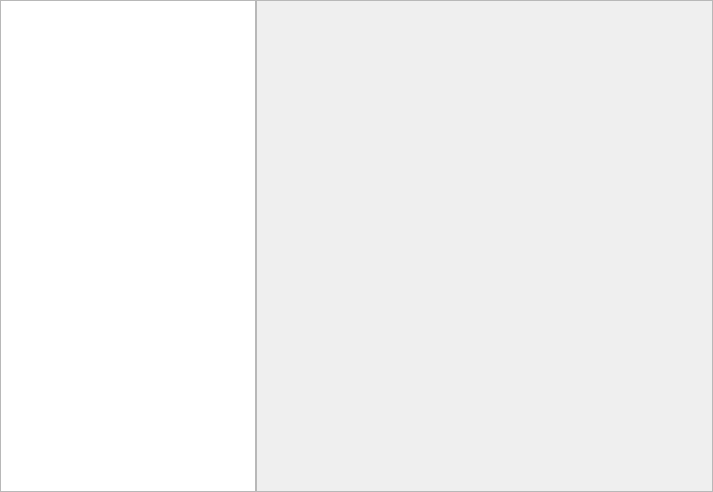
<?xml version="1.0" encoding="UTF-8"?>
<ui version="4.0">
 <class>FileSystemViewPage</class>
 <widget class="QWidget" name="FileSystemViewPage">
  <property name="geometry">
   <rect>
    <x>0</x>
    <y>0</y>
    <width>713</width>
    <height>492</height>
   </rect>
  </property>
  <property name="windowTitle">
   <string>Form</string>
  </property>
  <layout class="QHBoxLayout" name="horizontalLayout" stretch="0,2">
   <property name="spacing">
    <number>0</number>
   </property>
   <property name="leftMargin">
    <number>0</number>
   </property>
   <property name="topMargin">
    <number>0</number>
   </property>
   <property name="rightMargin">
    <number>0</number>
   </property>
   <property name="bottomMargin">
    <number>0</number>
   </property>
   <item>
    <widget class="QTreeView" name="dirTree"/>
   </item>
   <item>
    <widget class="PlaylistPage" name="playlistPage">
     <property name="frameShape">
      <enum>QFrame::StyledPanel</enum>
     </property>
     <property name="frameShadow">
      <enum>QFrame::Raised</enum>
     </property>
    </widget>
   </item>
  </layout>
 </widget>
 <customwidgets>
  <customwidget>
   <class>PlaylistPage</class>
   <extends>QFrame</extends>
   <header>widget/playlistpage.h</header>
   <container>1</container>
  </customwidget>
 </customwidgets>
 <resources/>
 <connections/>
</ui>
